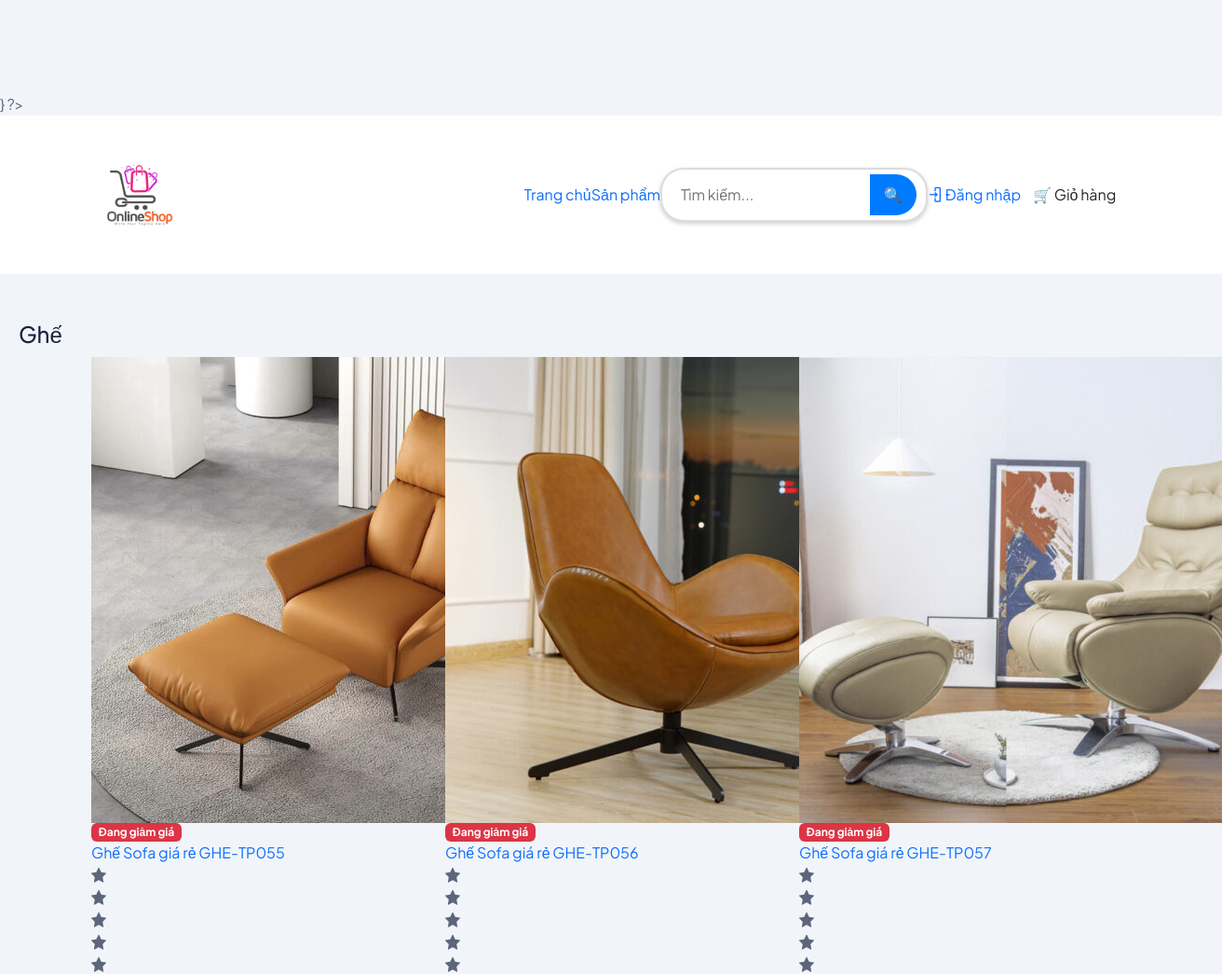
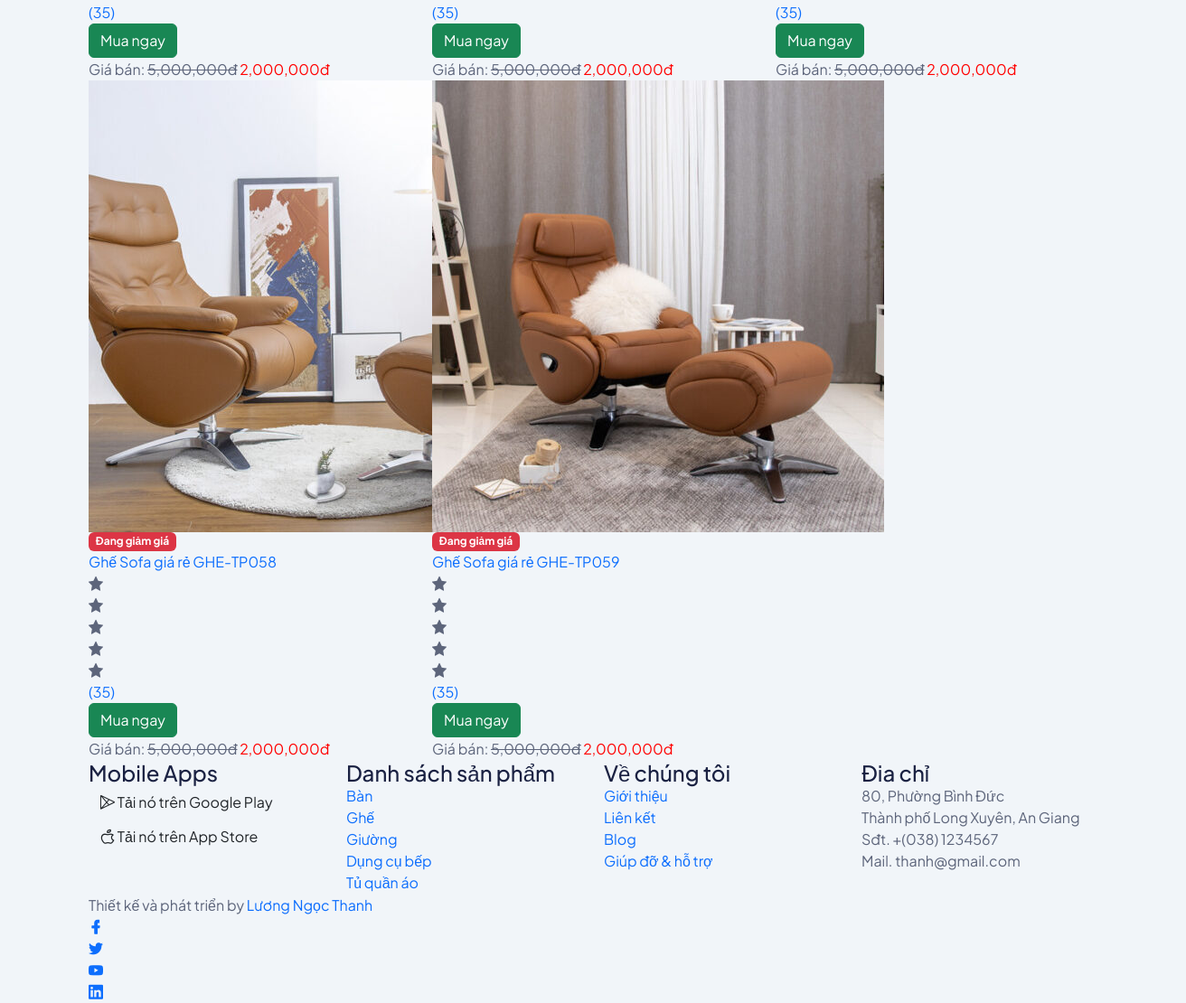
The app's page /?action=group&id=2 with its own data (2 pictures, top to bottom).
### tables this page shows
CREATE TABLE `danhmuc` (
  `id` int(11) NOT NULL,
  `tendanhmuc` varchar(50) NOT NULL,
  `mota` varchar(1000) NOT NULL
);

CREATE TABLE `mathang` (
  `id` int(11) NOT NULL,
  `tenmathang` varchar(255) NOT NULL,
  `mota` text NOT NULL,
  `giaban` float NOT NULL,
  `giagoc` float NOT NULL,
  `soluongton` int(11) NOT NULL,
  `hinhanh` varchar(255) NOT NULL,
  `luotxem` int(11) NOT NULL,
  `luotmua` int(11) NOT NULL,
  `danhmuc_id` int(11) NOT NULL
);

### model/danhmuc.php (called while the page is built, shortened)
<?php
class DANHMUC{
    public function laydanhmuc(){
        $dbcon = DATABASE::connect();
        try{
            $sql = "SELECT * FROM danhmuc";
            $cmd = $dbcon->prepare($sql);
            $cmd->execute();
            $result = $cmd->fetchAll();
            return $result;
        }
        catch(PDOException $e){
            $error_message = $e->getMessage();
            echo "<p>Lỗi truy vấn: $error_message</p>";
            exit();
        }
    }
    public function laydanhmuctheoid($id){
        $dbcon = DATABASE::connect();
        try{
            $sql = "SELECT * FROM danhmuc WHERE id=:id";
            $cmd = $dbcon->prepare($sql);
            $cmd->bindValue(":id", $id);
            $cmd->execute();
            $result = $cmd->fetch();
            return $result;
        }
        catch(PDOException $e){
            $error_message = $e->getMessage();
            echo "<p>Lỗi truy vấn: $error_message</p>";
            exit();
        }
    }
}
?>

### model/mathang.php (called while the page is built, shortened)
<?php
class MATHANG{
    public function laymathangtheodanhmuc($danhmuc_id){
        $dbcon = DATABASE::connect();
        try{
            $sql = "SELECT * FROM mathang WHERE danhmuc_id=:madm" ;
            $cmd = $dbcon->prepare($sql);
			$cmd->bindValue(":madm",$danhmuc_id);
            $cmd->execute();
            $result = $cmd->fetchAll();
            return $result;
        }
        catch(PDOException $e){
            $error_message = $e->getMessage();
            echo "<p>Lỗi truy vấn: $error_message</p>";
            exit();
        }
    }
}
?>

### public/group.php (the view)
<?php
include("inc/top.php");
?>
<h3 style="margin: 50px 0px 0px 20px;">
    <?php echo $tendm ?>
</h3>
<section class="items-grid section" style="margin-top: 10px;">
    <div class="container">
        <div class="single-head">
            <div class="row">
<?php
if($mathang != null){
    foreach($mathang as $m):
?>
                <div class="col-lg-4 col-md-6 col-12">
                    <div class="single-grid wow fadeInUp" data-wow-delay=".2s">
                        <div class="image">
                            <a href="?action=detail&id=<?php echo $m["id"]; ?>" class="thumbnail">
                                <img src="../<?php echo $m["hinhanh"]; ?>" alt="<?php echo $m["tenmathang"]; ?>">
                            </a>
                            <p class="badge bg-danger text-white">Đang giảm giá</p>
                        </div>
                        <div class="content">
                            <div class="top-content">
                                <a href="?action=detail&id=<?php echo $m["id"]; ?>" class="tag"><?php echo $m["tenmathang"]; ?></a>
                                <ul class="rating">
                                    <li><i class="lni lni-star-filled"></i></li>
                                    <li><i class="lni lni-star-filled"></i></li>
                                    <li><i class="lni lni-star-filled"></i></li>
                                    <li><i class="lni lni-star-filled"></i></li>
                                    <li><i class="lni lni-star-filled"></i></li>
                                    <li><a href="javascript:void(0)">(35)</a></li>
                                </ul>
                                <ul>
                                    <li><a href="index.php?action=chovaogio&id=<?php echo $m["id"]; ?>" class="btn btn-success">Mua ngay</a></li>
                                </ul>
                            </div>
                            <div class="bottom-content">
                                <?php if ($m["giaban"] != $m["giagoc"]){ ?>
                                <p class="price">Giá bán:
                                <span class="text-decoration-line-through"><?php echo number_format($m["giagoc"]); ?>đ</span><?php }  ?>
                                <span style="color: red"><?php echo number_format($m["giaban"]); ?>đ</span></p>
                            </div>
                        </div>
                    </div>
                </div>
<?php
    endforeach;
    }
    else{
        echo "<p>Danh mục này hiện chưa có mặt hàng. Vui lòng xem danh mục khác...</p>";
    }
?>
            </div>
        </div>
    </div>
</section>
<?php
include("inc/bottom.php");
?>

### public/inc/bottom.php (shortened to what this page needs)
        <footer class="footer">
        <div class="footer-top">
            <div class="container">
                <div class="row">
                    <div class="col-lg-3 col-md-6 col-12">
                        <div class="single-footer mobile-app">
                            <h3>Mobile Apps</h3>
                            <div class="app-button">
                                <a href="javascript:void(0)" class="btn">
                                    <i class="lni lni-play-store"></i>
                                    <span class="text">
                                        <span class="small-text">Tải nó trên</span>
                                        Google Play
                                    </span>
                                </a>
                                <a href="javascript:void(0)" class="btn">
                                    <i class="lni lni-apple"></i>
                                    <span class="text">
                                        <span class="small-text">Tải nó trên</span>
                                        App Store
                                    </span>
                                </a>
                            </div>
                        </div>
                    </div>
                    <div class="col-lg-3 col-md-6 col-12">
                        <div class="single-footer f-link">
                            <h3>Danh sách sản phẩm</h3>
                            <div class="row">
                                <div class="col-lg-6 col-md-6 col-12">
                                    <ul>
                                        <?php foreach ($danhmuc as $d): ?>
                                            <li><a href="?action=group&id=<?php echo $d["id"]; ?>">
                                            <?php echo $d["tendanhmuc"]; ?></a></li>
                                        <?php endforeach; ?>
                                    </ul>
                                </div>
                            </div>
                        </div>
                    </div>
                    <div class="col-lg-3 col-md-6 col-12">
                        <div class="single-footer f-link">
                            <h3>Về chúng tôi</h3>
                            <ul>
                                <li><a href="">Giới thiệu</a></li>
                                <li><a href="">Liên kết</a></li>
                                <li><a href="">Blog</a></li>
                                <li><a href="">Giúp đỡ & hỗ trợ</a></li>
                            </ul>
                        </div>
                    </div>
                    <div class="col-lg-3 col-md-6 col-12">
                        <div class="single-footer f-contact">
                            <h3>Đia chỉ</h3>
                            <ul>
                                <li>80, Phường Bình Đức<br> Thành phố Long Xuyên, An Giang</li>
                                <li>Sđt. +(038) 1234567 <br> Mail. thanh@gmail.com</li>
                            </ul>
                        </div>
                    </div>
                </div>
            </div>
        </div>
        <div class="footer-bottom">
            <div class="container">
                <div class="inner">
                    <div class="row">
                        <div class="col-12">
                            <div class="content">
                                <p class="copyright-text">Thiết kế và phát triển by <a href="https://www.facebook.com/ngocthanh.luong.391420"
                                        rel="nofollow" target="_blank">Lương Ngọc Thanh</a>
                                </p>
                                <ul class="footer-social">
                                    <li><a href="https://www.facebook.com/ngocthanh.luong.391420"><i class="lni lni-facebook-filled"></i></a></li>
                                    <li><a href="javascript:void(0)"><i class="lni lni-twitter-original"></i></a></li>
                                    <li><a href="javascript:void(0)"><i class="lni lni-youtube"></i></a></li>
                                    <li><a href="javascript:void(0)"><i class="lni lni-linkedin-original"></i></a></li>
                                </ul>
                            </div>
                        </div>
                    </div>
                </div>
            </div>
        </div>
    </footer>
    </body>
</html>

### public/inc/top.php (style rules this page uses)
body { padding-top: 100px; Điều chỉnh theo chiều cao của header }

### records on screen
danhmuc: tendanhmuc "Ghế"
mathang: hinhanh (picture), shows "Đang giảm giá", tenmathang "Ghế Sofa giá rẻ GHE-TP055", giagoc "5,000,000", giaban "2,000,000"
mathang: hinhanh (picture), shows "Đang giảm giá", tenmathang "Ghế Sofa giá rẻ GHE-TP056", giagoc "5,000,000", giaban "2,000,000"
mathang: hinhanh (picture), shows "Đang giảm giá", tenmathang "Ghế Sofa giá rẻ GHE-TP057", giagoc "5,000,000", giaban "2,000,000"
mathang: hinhanh (picture), shows "Đang giảm giá", tenmathang "Ghế Sofa giá rẻ GHE-TP058", giagoc "5,000,000", giaban "2,000,000"
mathang: hinhanh (picture), shows "Đang giảm giá", tenmathang "Ghế Sofa giá rẻ GHE-TP059", giagoc "5,000,000", giaban "2,000,000"
danhmuc: tendanhmuc "Bàn"
danhmuc: tendanhmuc "Giường"
danhmuc: tendanhmuc "Dụng cụ bếp"
danhmuc: tendanhmuc "Tủ quần áo"
